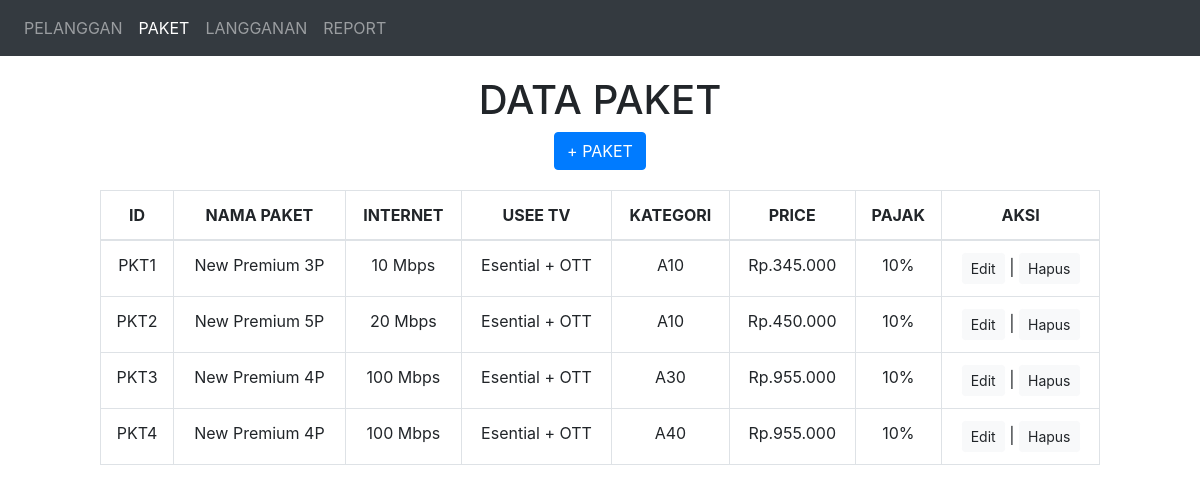
Screenshot of /paket/index.php with the database file from the repository.
### tables this page shows
CREATE TABLE `paket` (
  `id_paket` varchar(10) NOT NULL,
  `nama_paket` varchar(20) NOT NULL,
  `internet` varchar(10) NOT NULL,
  `useetv` varchar(20) NOT NULL,
  `kategori` varchar(3) NOT NULL,
  `price` int(20) NOT NULL,
  `pajak` varchar(20) NOT NULL
);

### paket/index.php (the view, shortened to what this page needs)
<?php
    include('../koneksi.php');
?>
<!DOCTYPE html>
<html>
    <head>
    <link rel="stylesheet" href="https://maxcdn.bootstrapcdn.com/bootstrap/4.5.2/css/bootstrap.min.css">
    <link rel="stylesheet" href="../assets/css/styles.css">
</head>
<body class="text-center block-center">
<nav class="navbar navbar-expand-sm bg-dark navbar-dark">
  <ul class="navbar-nav">
    <li class="nav-item">
      <a class="nav-link" href="../index.php">PELANGGAN</a>
    </li>
    <li class="nav-item active">
      <a class="nav-link" href="index.php">PAKET</a>
    </li>
    <li class="nav-item">
      <a class="nav-link" href="../langganan/index.php">LANGGANAN</a>
    </li>
    <li class="nav-item">
      <a class="nav-link" href="../report/index.php">REPORT</a>
    </li>
  </ul>
</nav>
<div class="title">
<h1>DATA PAKET</h1>
<a class="btn btn-primary" href="tambah.php">+ PAKET</a>
</div>
<div class="table-responsive d-flex justify-content-center">
<table class="table table-bordered col-10">
<thead>
<tr>
<th>ID</th>
<th>NAMA PAKET</th>
<th>INTERNET</th>
<th>USEE TV</th>
<th>KATEGORI</th>
<th>PRICE</th>
<th>PAJAK</th>
<th>AKSI</th>
</tr>
</thead>
<tbody>
<?php
$query = "SELECT * FROM paket ORDER BY id_paket ASC";
$result = mysqli_query($koneksi, $query);
while($row = mysqli_fetch_assoc($result))
{
?>
<tr>
<td><?php echo $row['id_paket']; ?></td>
<td><?php echo $row['nama_paket']; ?></td>
<td><?php echo $row['internet']; ?></td>
<td><?php echo $row['useetv']; ?></td>
<td><?php echo $row['kategori']; ?></td>
<td>Rp.<?php echo number_format($row['price'], '0', ',', '.')?></td>
<td><?php echo $row['pajak']; ?></td>
<td>
<a class="btn btn-light btn-sm" href="edit.php?id_paket=<?php echo $row['id_paket']; ?>">Edit</a> |
<a class="btn btn-light btn-sm" href="hapus.php?id_paket=<?php echo $row['id_paket']; ?>" onclick="return confirm('Anda yakin akan menghapus data ini?')">Hapus</a>
</td>
</tr>
<?php
}
?>
</tbody>
</table>
</body>
</html>

### assets/css/styles.css (style rules this page uses)
.title { margin: 20px; }

### rows the page displays
paket: id_paket "PKT1", nama_paket "New Premium 3P", internet "10 Mbps", useetv "Esential + OTT", kategori "A10", price "345.000", pajak "10%"
paket: id_paket "PKT2", nama_paket "New Premium 5P", internet "20 Mbps", useetv "Esential + OTT", kategori "A10", price "450.000", pajak "10%"
paket: id_paket "PKT3", nama_paket "New Premium 4P", internet "100 Mbps", useetv "Esential + OTT", kategori "A30", price "955.000", pajak "10%"
paket: id_paket "PKT4", nama_paket "New Premium 4P", internet "100 Mbps", useetv "Esential + OTT", kategori "A40", price "955.000", pajak "10%"
